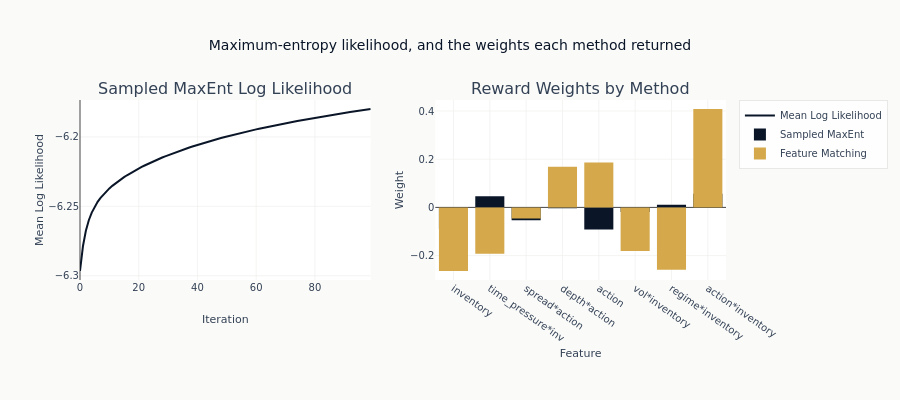

The cell this chart's notebook holds for it:
### Code cell
fig.update_layout(
    title="Maximum-entropy likelihood, and the weights each method returned",
    showlegend=True,
    height=400,
    barmode="overlay",
    margin=dict(b=120),
)
fig.update_xaxes(title_text="Iteration", row=1, col=1)
fig.update_xaxes(title_text="Feature", tickangle=35, row=1, col=2)
fig.update_yaxes(title_text="Mean Log Likelihood", row=1, col=1)
fig.update_yaxes(title_text="Weight", row=1, col=2)

show_plotly_with_alt(
    fig,
    "Two panels. Left: the maximum-entropy log likelihood against iteration number. Right: overlaid bars giving each method's inferred weight on each of the eight reward features.",
)

### Figure 1 — Plotly figure (JSON) as saved in the notebook; plotly's stock layout.template omitted (floating-point values rounded to 4 significant figures)
{"data": [{"line": {"color": "#0a1628"}, "mode": "lines", "name": "Mean Log Likelihood", "type": "scatter", "xaxis": "x", "y": [-6.297, -6.279, -6.268, -6.26, -6.255, -6.25, -6.247, -6.244, -6.241, -6.239, -6.237, -6.235, -6.234, -6.232, -6.23, -6.229, -6.228, -6.226, -6.225, -6.224, -6.223, -6.222, -6.221, -6.22, -6.219, -6.218, -6.217, -6.216, -6.215, -6.214, -6.213, -6.212, -6.212, -6.211, -6.21, -6.209, -6.209, -6.208, -6.207, -6.206, -6.206, -6.205, -6.204, -6.204, -6.203, -6.203, -6.202, -6.201, -6.201, -6.2, -6.2, -6.199, -6.199, -6.198, -6.198, -6.197, -6.197, -6.196, -6.196, -6.195, -6.195, -6.194, -6.194, -6.193, -6.193, -6.192, -6.192, -6.191, -6.191, -6.191, -6.19, -6.19, -6.189, -6.189, -6.189, -6.188, -6.188, -6.187, -6.187, -6.187, -6.186, -6.186, -6.185, -6.185, -6.185, -6.184, -6.184, -6.184, -6.183, -6.183, -6.183, -6.182, -6.182, -6.182, -6.181, -6.181, -6.181, -6.181, -6.18, -6.18], "yaxis": "y"}, {"marker": {"color": "#0a1628"}, "name": "Sampled MaxEnt", "type": "bar", "x": ["inventory", "time_pressure*inv", "spread*action", "depth*action", "action", "vol*inventory", "regime*inventory", "action*inventory"], "xaxis": "x2", "y": [-0.08871, 0.04662, -0.05372, -0.003637, -0.09204, -0.01887, 0.01086, 0.05618], "yaxis": "y2"}, {"marker": {"color": "#D4A84B"}, "name": "Feature Matching", "type": "bar", "x": ["inventory", "time_pressure*inv", "spread*action", "depth*action", "action", "vol*inventory", "regime*inventory", "action*inventory"], "xaxis": "x2", "y": [-0.2639, -0.1921, -0.04593, 0.1685, 0.1868, -0.1813, -0.2592, 0.4083], "yaxis": "y2"}], "layout": {"annotations": [{"font": {"size": 16}, "showarrow": false, "text": "Sampled MaxEnt Log Likelihood", "x": 0.225, "xanchor": "center", "xref": "paper", "y": 1.0, "yanchor": "bottom", "yref": "paper"}, {"font": {"size": 16}, "showarrow": false, "text": "Reward Weights by Method", "x": 0.775, "xanchor": "center", "xref": "paper", "y": 1.0, "yanchor": "bottom", "yref": "paper"}], "barmode": "overlay", "height": 400, "margin": {"b": 120}, "showlegend": true, "title": {"text": "Maximum-entropy likelihood, and the weights each method returned"}, "xaxis": {"anchor": "y", "domain": [0.0, 0.45], "title": {"text": "Iteration"}}, "xaxis2": {"anchor": "y2", "domain": [0.55, 1.0], "tickangle": 35, "title": {"text": "Feature"}}, "yaxis": {"anchor": "x", "domain": [0.0, 1.0], "title": {"text": "Mean Log Likelihood"}}, "yaxis2": {"anchor": "x2", "domain": [0.0, 1.0], "title": {"text": "Weight"}}}}
